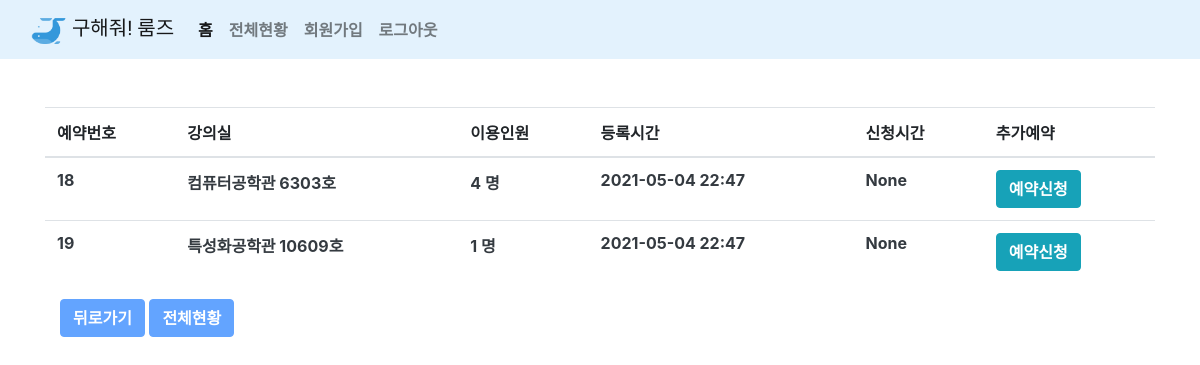
The page /order/ (signed in) on the database its author committed.
### order/models.py (models this page shows, shortened)
class Order(models.Model):
    fcuser = models.ForeignKey(
        'fcuser.Fcuser', on_delete=models.CASCADE, verbose_name='사용자')
    product = models.ForeignKey(
        'product.Product', on_delete=models.CASCADE, verbose_name='상품')
    quantity = models.IntegerField(verbose_name='예약인원')
    date = models.DateTimeField(verbose_name='예약시간')
    register_date = models.DateTimeField(
        auto_now_add=True, verbose_name='등록날짜')
    class Meta:
        db_table = 'table_reservation'
        verbose_name = '예약'
        verbose_name_plural = '예약'

### product/models.py (models this page shows)
class Product(models.Model):  # 유저에 대한 정보는 외래키로 받지 않았음. 상품 생성시의 사람은 외부 공급자이고 주문하는 사람과 다르니까
    name = models.CharField(
        max_length=256, verbose_name='상품명', null=True)
    price = models.IntegerField(verbose_name='상품가격', null=True)
    description = models.TextField(verbose_name='상품설명', null=True)
    stock = models.IntegerField(verbose_name='재고', null=True)
    congestion = models.IntegerField(
        verbose_name='강의실 혼잡도', null=True)
    register_date = models.DateTimeField(
        auto_now_add=True, verbose_name='등록날짜', null=True)
    def __str__(self):
        return self.name
    class Meta:
        db_table = 'fastcampus_product'  # 이거 mysql 연동 후 이름바꾸면 안됨!!!!
        verbose_name = '상품'
        verbose_name_plural = '상품'

### order/views.py (the view)
# urls.py: path('order/', OrderList.as_view()),
@method_decorator(login_required, name='dispatch')
class OrderList(ListView):
    template_name = 'order.html'
    context_object_name = 'order_list'
    def get_queryset(self, **kwargs):
        queryset = Order.objects.filter(
            fcuser__email=self.request.session.get('user'))
        return queryset

### order/templates/order.html
{% extends "base.html" %}
{% load humanize %}
{% block contents %}
<div class="row mt-5">
    <div class="col-12">
        <table class="table table-hover">
        <thead class="thead-primary">
            <tr>
            <th scope="col">예약번호</th>
            <th scope="col">강의실</th>
            <th scope="col">이용인원</th>
            <th scope="col">등록시간</th>
            <th scope="col">신청시간</th>
            <th scope="col">추가예약</th>
            </tr>
        </thead>
        <tbody class="text-dark">
            {% for order in order_list %}
            <tr>
            <th scope="row">{{ order.id }}</th>
            <th>{{ order.product }}</th>
            <th>{{ order.quantity|intcomma }} 명</th>
            <th>{{ order.register_date|date:'Y-m-d H:i' }}</th>
            <th>{{ order.date }}</th>
            <th><button style="font-weight: bold;" class="btn btn-info" onClick="location.href='/product/'">예약신청</button></th>
            </tr>
            {% endfor %}
        </tbody>
        </table>
    </div>
</div>
<div class="col-12">
    <button style="font-weight: bold;" class="btn btn-primary" onClick="location.href='/'">뒤로가기</button>
    <button style="font-weight: bold;" class="btn btn-primary" onClick="location.href='/orderAll/'">전체현황</button>
</div>
{% endblock %}

### static/css.css (style rules this page uses)
.btn-primary { background-color: #63a4ff; border-color: #63a4ff; color: #fff; }

### rows shown on the page
Order: id "18", product "컴퓨터공학관 6303호", quantity "4", register_date "2021-05-04 22:47", date "None"
Order: id "19", product "특성화공학관 10609호", quantity "1", register_date "2021-05-04 22:47", date "None"
